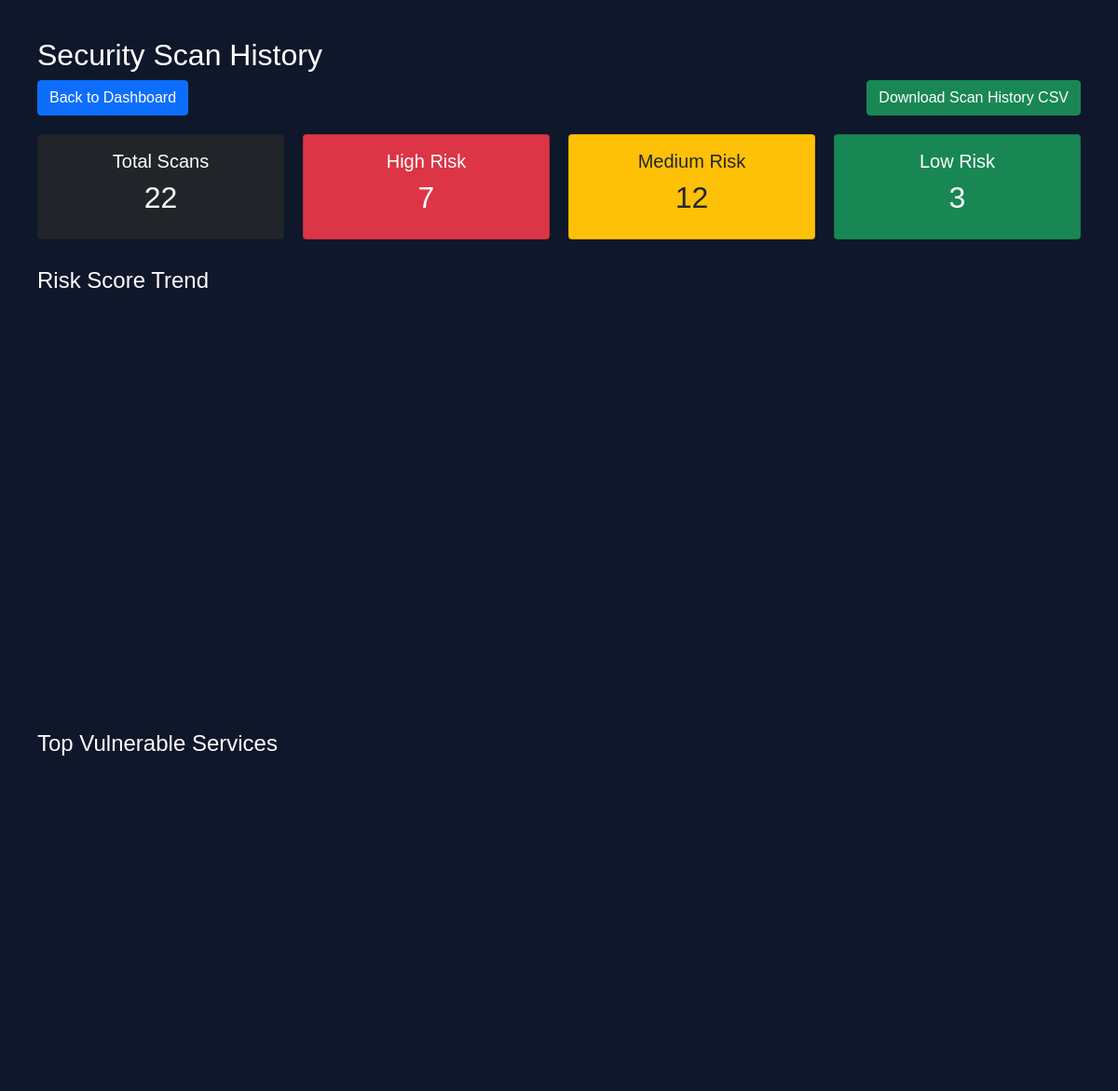
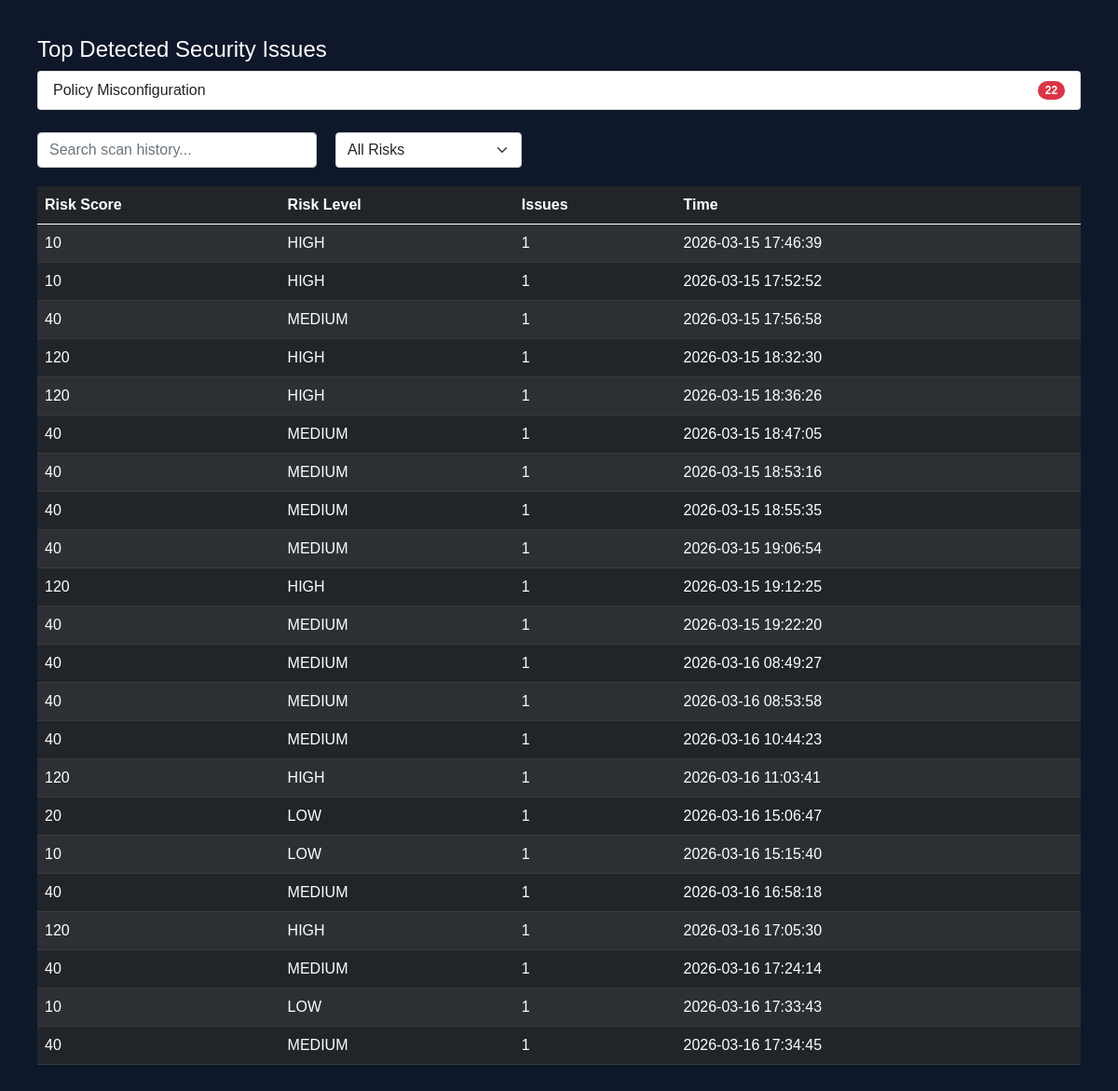
Page /history (signed in) on the earlier database version (2 pictures, top to bottom).
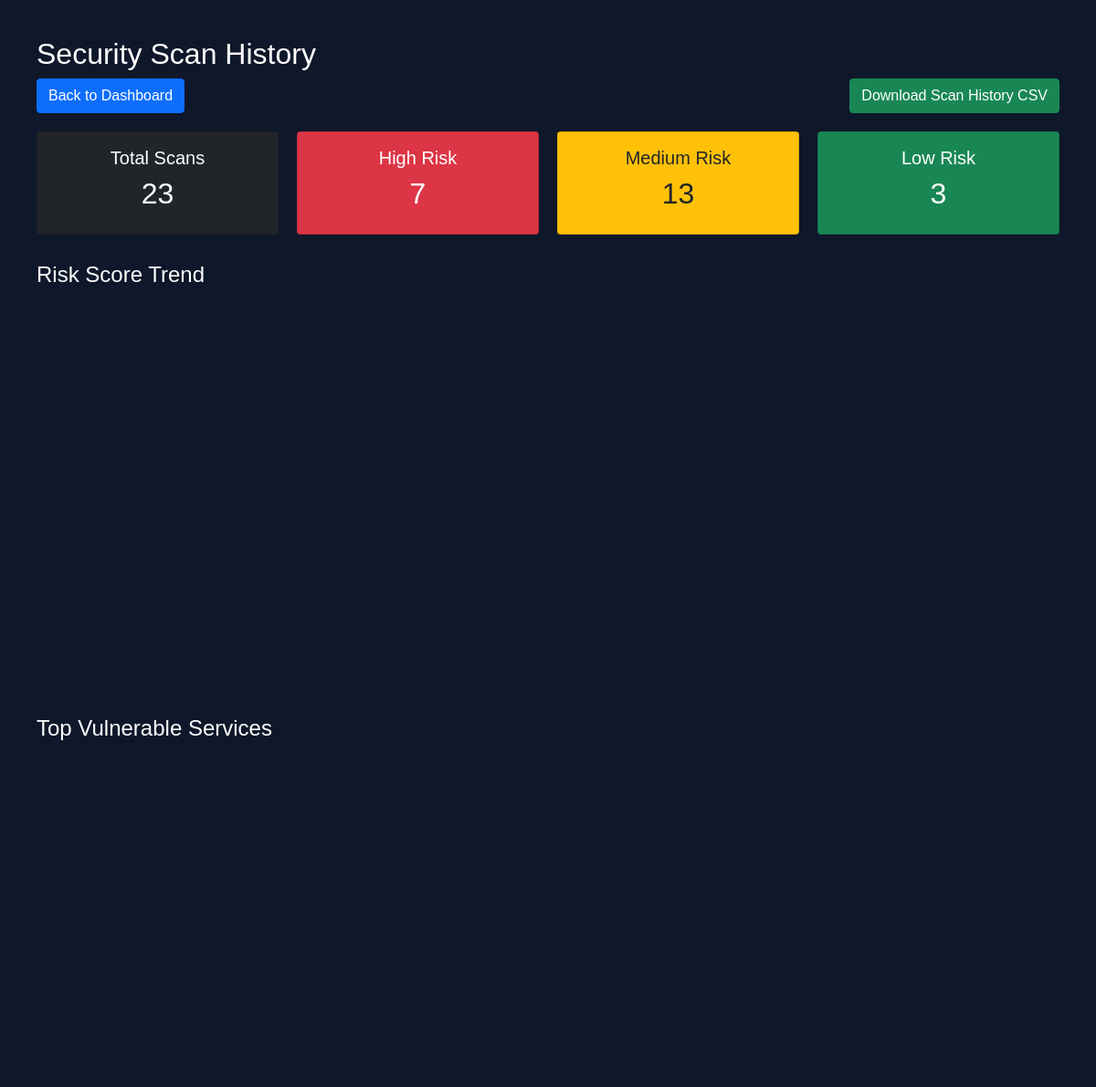
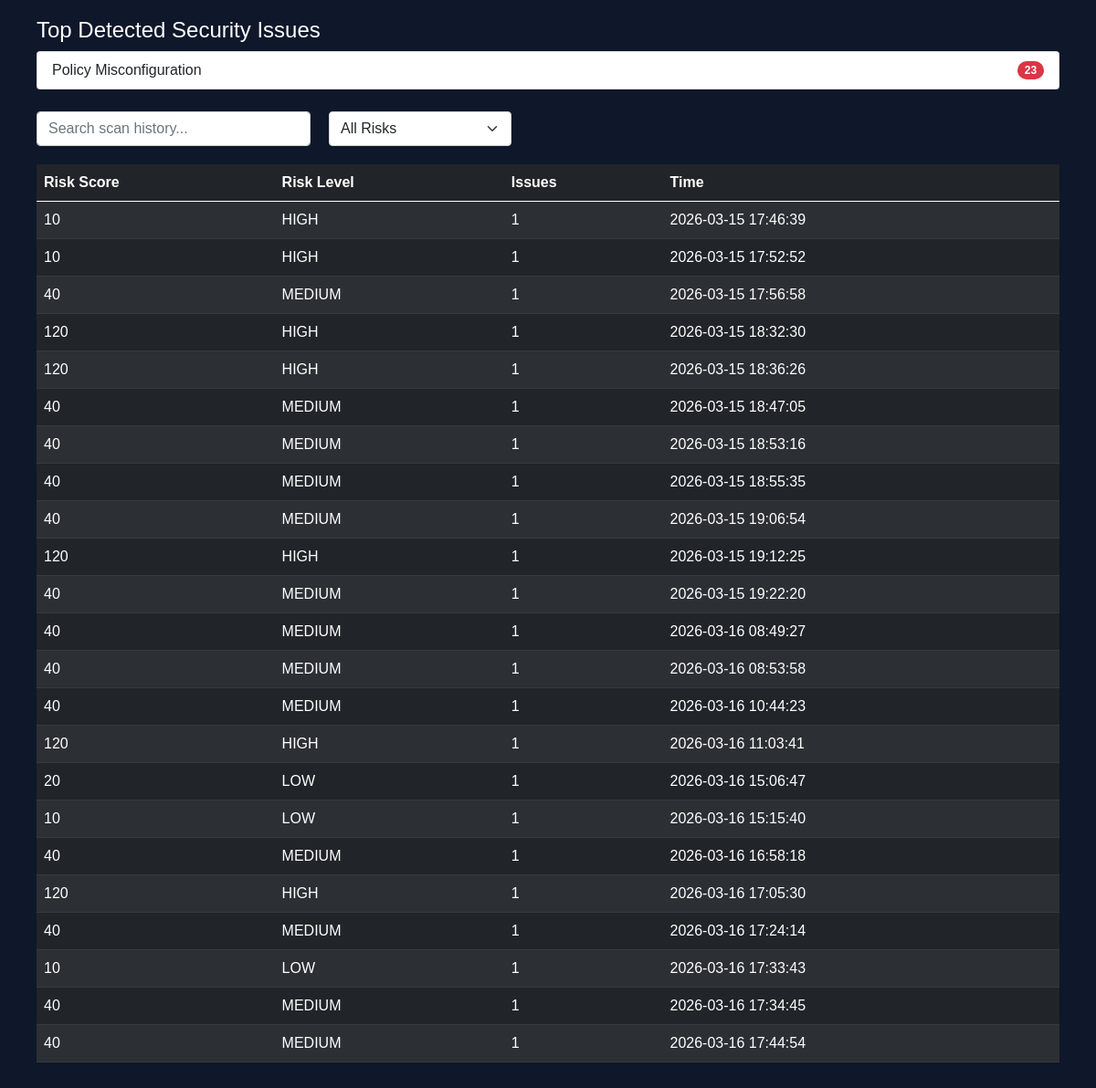
Same page on the later database version (2 pictures, top to bottom).
### tables this page shows
CREATE TABLE scans (
            id INTEGER PRIMARY KEY AUTOINCREMENT,
            username TEXT,
            risk_score INTEGER,
            risk_level TEXT,
            issues_count INTEGER,
            timestamp DATETIME DEFAULT CURRENT_TIMESTAMP
        );

### app.py (the view)
@app.route("/history")
def history():
    if "user_id" not in session:
        return redirect(url_for("auth.login"))
    username = session.get("username")
    scans = get_scan_history(username)
    vulnerability_counts = {}
    for scan in scans:
        issues_count = scan[2]
        if issues_count > 0:
            vulnerability_counts["Policy Misconfiguration"] = (
                vulnerability_counts.get("Policy Misconfiguration", 0) + issues_count
            )
    top_vulnerabilities = sorted(
        vulnerability_counts.items(),
        key=lambda x: x[1],
        reverse=True
    )
    services = ["IAM", "S3", "EC2", "Lambda"]
    service_risk_values = [6, 4, 3, 2]
    service_fig = go.Figure()
    service_fig.add_trace(go.Bar(
        x=services,
        y=service_risk_values,
        marker_color="orange"
    ))
    service_fig.update_layout(
        title="Top Vulnerable Services",
        xaxis_title="Cloud Service",
        yaxis_title="Risk Count",
        template="plotly_dark",
        height=350
    )
    service_chart = plot(
        service_fig,
        output_type="div",
        include_plotlyjs=False,
        config={"displaylogo": False, "displayModeBar": False}
    )
    total_scans = len(scans)
    high_risk = len([s for s in scans if s[1] == "HIGH"])
    medium_risk = len([s for s in scans if s[1] == "MEDIUM"])
    low_risk = len([s for s in scans if s[1] == "LOW"])
    scans = list(reversed(scans))
    risk_scores = [scan[0] for scan in scans]
    timestamps = [scan[3] for scan in scans]
    fig = go.Figure()
    fig.add_trace(go.Scatter(
    x=timestamps,
    y=risk_scores,
    mode='lines+markers',
    name='Risk Score'
    ))
    fig.update_layout(
        title = "Risk Score Trend",
        height=420,
        xaxis_title="Time",
        yaxis_title="Risk Score",
        template="plotly_dark",
        margin = dict(l=20,r=20,t=40,b=20),
        xaxis_tickangle=-45
    )
    chart = plot(
        fig,
        output_type="div",
        include_plotlyjs=False,
        config={"displaylogo": False,
                "displayModeBar": False}
    )
    return render_template(
        "history.html",
        scans=scans,
        chart=chart,
        service_chart=service_chart,
        total_scans=total_scans,
        high_risk=high_risk,
        medium_risk=medium_risk,
        low_risk=low_risk,
        top_vulnerabilities=top_vulnerabilities
    )

### database/db.py (called while the page is built)
def get_scan_history(username):
    conn = sqlite3.connect(DB_NAME)
    cursor = conn.cursor()
    cursor.execute(
        """
        SELECT risk_score, risk_level, issues_count, timestamp
        FROM scans
        WHERE username = ?
        ORDER BY timestamp DESC
    """,
        (username,),
    )
    rows = cursor.fetchall()
    conn.close()
    return rows

### templates/history.html (shortened to what this page needs)
<!DOCTYPE html>
<html>
<head>
    <link href="https://cdn.jsdelivr.net/npm/bootstrap@5.0.0-beta3/dist/css/bootstrap.min.css" rel="stylesheet">
</head>
<body>
    <h2>Security Scan History</h2>
    <div style="display:flex; justify-content:space-between; margin-bottom:20px;">
        <a href="/" class="btn btn-primary">
            Back to Dashboard
        </a>
        <a href="/export_csv" class="btn btn-success">
            Download Scan History CSV
        </a>
    </div>
    <div style="display:flex; gap:20px; margin-bottom:30px;">
        <div class="card bg-dark text-white p-3" style="flex:1; text-align:center;">
            <h5>Total Scans</h5>
            <h2>{{ total_scans }}</h2>
        </div>
        <div class="card bg-danger text-white p-3" style="flex:1; text-align:center;">
            <h5>High Risk</h5>
            <h2>{{ high_risk }}</h2>
        </div>
        <div class="card bg-warning text-dark p-3" style="flex:1; text-align:center;">
            <h5>Medium Risk</h5>
            <h2>{{ medium_risk }}</h2>
        </div>
        <div class="card bg-success text-white p-3" style="flex:1; text-align:center;">
            <h5>Low Risk</h5>
            <h2>{{ low_risk }}</h2>
        </div>
    </div>
    <h4 style="margin-top:30px;">Risk Score Trend</h4>
    <div style="margin-bottom:40px;">
        {{ chart | safe }}
    </div>
    <h4 style="margin-top:30px;">Top Vulnerable Services</h4>
    <div style="margin-bottom:40px;">
        {{ service_chart | safe }}
    </div>
    <h4 style="margin-top:30px;">Top Detected Security Issues</h4>
    <ul class="list-group mb-4">
        {% for vuln, count in top_vulnerabilities %}
        <li class="list-group-item d-flex justify-content-between align-items-center">
            {{ vuln }}
            <span class="badge bg-danger rounded-pill">{{ count }}</span>
        </li>
        {% endfor %}
    </ul>
    <div style="display:flex; gap:20px; margin-bottom:20px;">
        <input type="text" id="searchInput" onkeyup="searchTable()" placeholder="Search scan history..."
            class="form-control" style="max-width:300px;">
        <select id="riskFilter" class="form-select" style="width:200px;" onchange="filterTable()">
            <option value="ALL">All Risks</option>
        </select>
    </div>
    <table id="scanTable" class="table table-dark table-striped">
        <thead>
            <tr>
                <th>Risk Score</th>
                <th>Risk Level</th>
                <th>Issues</th>
                <th>Time</th>
            </tr>
        </thead>
        <tbody>
            {% for scan in scans %}
            <tr>
                <td>{{ scan[0] }}</td>
                <td>{{ scan[1] }}</td>
                <td>{{ scan[2] }}</td>
                <td>{{ scan[3] }}</td>
            </tr>
            {% endfor %}
        </tbody>
    </table>
</body>
</html>

### templates/history.html (style rules this page uses)
body { background: #0f172a; color: white; font-family: Arial; padding: 40px; }
table { background: #1e293b; }

Differences in the rows shown:
added scans: risk_score "40", risk_level "MEDIUM", issues_count "1", timestamp "2026-03-16 17:44:54"
Other differences:
{{ total_scans }}: "22" → "23"
{{ medium_risk }}: "12" → "13"
new list line: "Policy Misconfiguration 23"
list line gone: "Policy Misconfiguration 22"
